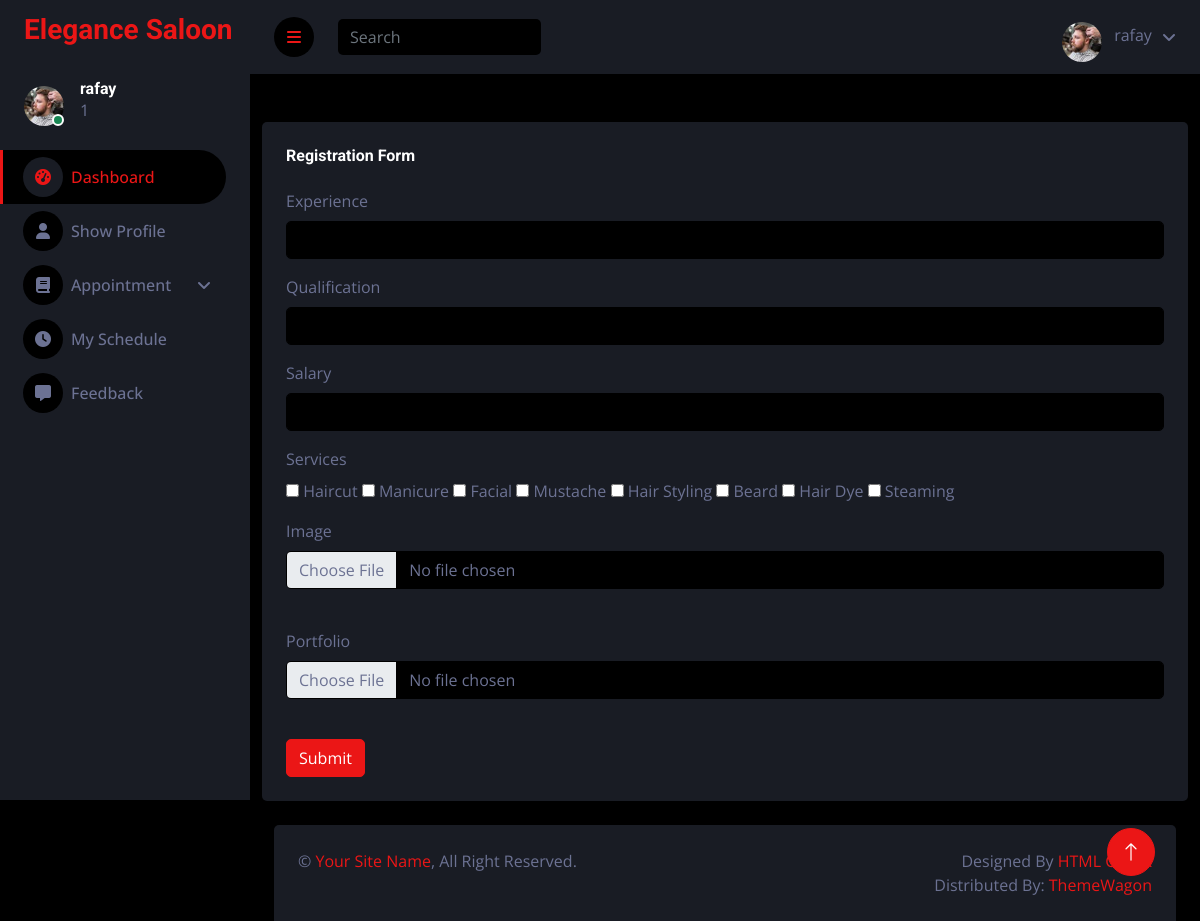
The page /admin/stylistregistration.php (signed in) on the database its author committed.
### tables this page shows
CREATE TABLE `services` (
  `id` int(11) NOT NULL,
  `servicesname` varchar(50) DEFAULT NULL,
  `price` int(11) DEFAULT NULL,
  `image` text DEFAULT NULL
);

### admin/stylistregistration.php (the view, shortened to what this page needs)
<?php
include('header.php');
?>
<div class="container-fluid">
    <div class="row mt-5">
        <div class="col-sm-12 col-xl-12">
            <div class="bg-secondary rounded h-100 p-4">
                <h6 class="mb-4">Registration Form</h6>
                <form method="post" enctype="multipart/form-data">
                    <div class="mb-3">
                        <label for="exampleInputEmail1" class="form-label">Experience</label>
                        <input type="text" class="form-control" name="experience" id="exampleInputEmail1"
                            aria-describedby="emailHelp">
                    </div>
                    <div class="mb-3">
                        <label for="exampleInputPassword1" class="form-label">Qualification</label>
                        <input type="text" class="form-control" name="qualification" id="exampleInputPassword1">
                    </div>
                    <div class="mb-3">
                        <label for="exampleInputEmail1" class="form-label">Salary</label>
                        <input type="number" class="form-control" name="salary" id="exampleInputEmail1"
                            aria-describedby="emailHelp">
                    </div>
                    <div class="mb-3">
                        <label for="exampleInputEmail1" class="form-label">Services</label>
                        <br>
                        <?php
                        $query2 = "SELECT * FROM services";
                        $exe2 = mysqli_query($db, $query2);
                        while ($row = mysqli_fetch_assoc($exe2)) {
                        ?>
                            <input type="checkbox" value="<?php echo $row['id'] ?>" name="services[]">
                            <label for=""><?php echo $row['servicesname'] ?></label>
                        <?php
                        }
                        ?>
                    </div>
                    <div class="mb-3">
                        <label for="exampleInputEmail1" class="form-label">Image</label>
                        <input type="file" onchange="document.querySelector('#image').src=window.URL.createObjectURL(this.files[0])" class="form-control bg-dark" name="img" id="exampleInputEmail1"
                            aria-describedby="emailHelp">
                    </div>
                    <div class="mb-3">
                        <label for="exampleInputEmail1" class="form-label">Portfolio</label>
                        <input type="file" onchange="document.querySelector('#image2').src=window.URL.createObjectURL(this.files[0])" class="form-control bg-dark" name="img2" id="exampleInputEmail1"
                            aria-describedby="emailHelp">
                    </div>
                    <button type="submit" class="btn btn-primary" name="btnsubmit">Submit</button>
                </form>
            </div>
        </div>
    </div>
</div>
<?php
include('footer.php')
?>

### admin/css/style.css (style rules this page uses)
:root { --primary: #EB1616; --secondary: #191C24; --light: #6C7293; --dark: #000000; }
.btn { transition: .5s; }

### rows shown on the page
services: servicesname "Haircut"
services: servicesname "Manicure"
services: servicesname "Facial"
services: servicesname "Mustache"
services: servicesname "Hair Styling"
services: servicesname "Beard"
services: servicesname "Hair Dye"
services: servicesname "Steaming"

### other values the page prints
$_SESSION['n'] "rafay"
$_SESSION['r'] "1"
